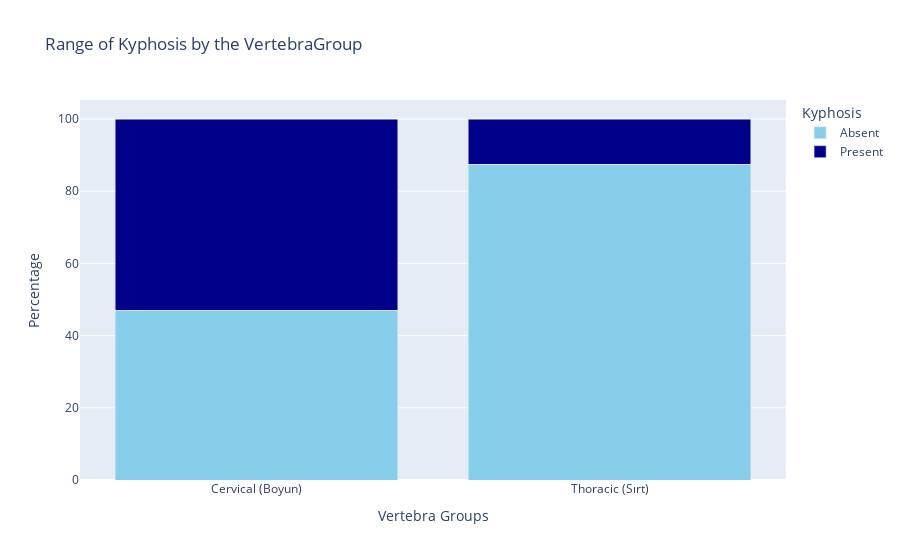

Source (notebook cell):
### Markdown cell above
<a id="distribution-of-kyphosis-by-vertebra-groups"></a>
# <font color= #FF0000> <b> What is the distribution of kyphosis by vertebra groups?</b><font color= #FF0000>

### Code cell
# Group and count the kyphosis conditions by vertebraGroup
kyphosis_by_vertebra = df.groupby('VertebraGroup')['Kyphosis'].value_counts(normalize=True).unstack().fillna(0)

# Reset index to convert the DataFrame for Plotly
kyphosis_by_vertebra = kyphosis_by_vertebra.reset_index()
kyphosis_by_vertebra.columns = ['VertebraGroup', 'Absent', 'Present']

# Convert to percentage
kyphosis_by_vertebra['Absent'] *= 100
kyphosis_by_vertebra['Present'] *= 100

# Plot using Plotly with specified colors
fig = px.bar(kyphosis_by_vertebra, 
             x='VertebraGroup', 
             y=['Absent', 'Present'], 
             title='Range of Kyphosis by the VertebraGroup', 
             labels={'value': 'Percentage', 'VertebraGroup': 'Vertebra Groups'},
             barmode='stack',
             color_discrete_map={'Absent': 'skyblue', 'Present': 'darkblue'})

fig.update_layout(legend_title_text='Kyphosis')

# Show the plot
fig.show()

### Figure 1 — Plotly figure (JSON) as saved in the notebook; plotly's stock layout.template omitted (floating-point values rounded to 4 significant figures)
{"data": [{"alignmentgroup": "True", "hovertemplate": "variable=Absent<br>Vertebra Groups=%{x}<br>Percentage=%{y}<extra></extra>", "legendgroup": "Absent", "marker": {"color": "skyblue", "pattern": {"shape": ""}}, "name": "Absent", "offsetgroup": "Absent", "orientation": "v", "showlegend": true, "textposition": "auto", "type": "bar", "x": ["Cervical (Boyun)", "Thoracic (Sırt)"], "xaxis": "x", "y": [47.06, 87.5], "yaxis": "y"}, {"alignmentgroup": "True", "hovertemplate": "variable=Present<br>Vertebra Groups=%{x}<br>Percentage=%{y}<extra></extra>", "legendgroup": "Present", "marker": {"color": "darkblue", "pattern": {"shape": ""}}, "name": "Present", "offsetgroup": "Present", "orientation": "v", "showlegend": true, "textposition": "auto", "type": "bar", "x": ["Cervical (Boyun)", "Thoracic (Sırt)"], "xaxis": "x", "y": [52.94, 12.5], "yaxis": "y"}], "layout": {"barmode": "stack", "legend": {"title": {"text": "Kyphosis"}, "tracegroupgap": 0}, "title": {"text": "Range of Kyphosis by the VertebraGroup"}, "xaxis": {"anchor": "y", "domain": [0, 1], "title": {"text": "Vertebra Groups"}}, "yaxis": {"anchor": "x", "domain": [0, 1], "title": {"text": "Percentage"}}}}
